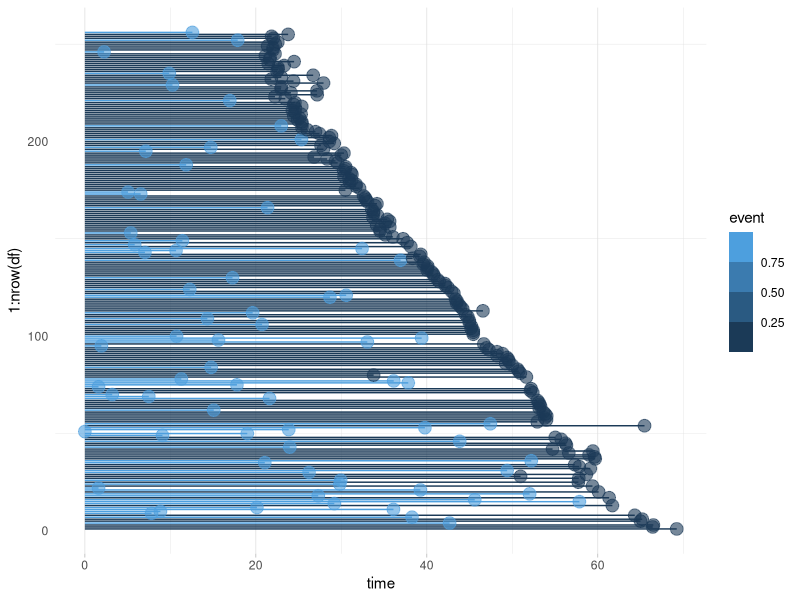

R code for this plot: (Note: this script raises an error after producing the figure.)
## ---- chunk 1
library(tidyverse)
library(survival)
library(survminer)
## ---- chunk 2
# Conjunto de dados utilizado
df <- survminer::myeloma %>% rownames_to_column %>% tibble
head(df)
## ---- chunk 3
## trocar por tempo vs raiz quadrada da contagem
  df %>% 
ggplot(aes(x=1:nrow(df), y=time)) +
  geom_segment( aes(x=1:nrow(df), xend=1:nrow(df), y=0, yend=time, color=event)) +
  geom_point( aes(color=event), size=4, alpha=0.6) +
  scale_color_binned() +
  theme_light() +
  coord_flip() +
  theme(
    panel.grid.major.y = element_blank(),
    panel.border = element_blank(),
    axis.ticks.y = element_blank()
  )
## ---- chunk 4
  km_fit <- survfit(Surv(time, event) ~ 0, data = df)
## ---- chunk 5
ggsurvplot(km_fit)
## ---- chunk 6
summary(km_fit, times = c(0,1:70))
## ---- chunk 7
res.cut <- surv_cutpoint(df, time = "time", event = "event",
                         variables = c("CRIM1", "DEPDC1", "WHSC1",
                                       "CCND1", "IRF4", "TP53"),
                         progressbar = FALSE)
summary(res.cut)
## ---- chunk 8
genes <- c("CCND1", "CRIM1","DEPDC1", "IRF4", "TP53", "WHSC1")
#plotando a distribuicao de cada gene
for(gene in genes){
  print(plot(res.cut, gene, pallete = "npg"))
}
# plot(res.cut, "CRIM1", pallete = "npg")
## ---- chunk 9
res.cat <- surv_categorize(res.cut)
head(res.cat)
## ---- chunk 10
#splots
## ---- chunk 11
#defyning each fit for each gene
fit1 <- survfit(Surv(time, event) ~ CCND1, data = res.cat)
fit2 <- survfit(Surv(time, event) ~ CRIM1, data = res.cat)
fit3 <- survfit(Surv(time, event) ~ DEPDC1, data = res.cat)
fit4 <- survfit(Surv(time, event) ~ IRF4, data = res.cat)
fit5 <- survfit(Surv(time, event) ~ TP53, data = res.cat)
fit6 <- survfit(Surv(time, event) ~ WHSC1, data = res.cat)
#List of ggsurvplots
splots <- list()
splots[[1]] <- ggsurvplot(fit1, data = df, risk.table = TRUE, risk.table.height = 0.3,
                          ggtheme = theme_minimal())
splots[[2]] <- ggsurvplot(fit2, data = df, risk.table = TRUE, risk.table.height = 0.3,
                          ggtheme = theme_minimal())
splots[[3]] <- ggsurvplot(fit3, data = df, risk.table = TRUE, risk.table.height = 0.3,
                          ggtheme = theme_minimal())
splots[[4]] <- ggsurvplot(fit4, data = df, risk.table = TRUE, risk.table.height = 0.3,
                          ggtheme = theme_minimal())
splots[[5]] <- ggsurvplot(fit5, data = df, risk.table = TRUE, risk.table.height = 0.3,
                          ggtheme = theme_minimal())
splots[[6]] <- ggsurvplot(fit6, data = df, risk.table = TRUE, risk.table.height = 0.3,
                          ggtheme = theme_minimal())
#arrange multiple ggsurvplots
arrange_ggsurvplots(splots, print = TRUE, 
                    ncol = 3, nrow = 2)
if (TRUE) {
# Arrange and save into pdf file
res <- arrange_ggsurvplots(splots, print = FALSE)
ggsave("myfile.pdf", res)
}
## ---- chunk 12
#surv <- ggsurvevents()
## ---- chunk 13
  fit <- survfit(Surv(time, event) ~ chr1q21_status, data = df)

ggsurvplot(
   fit,                     # survfit object with calculated statistics.
   data = df,  # data used to fit survival curves. 
   risk.table = TRUE,       # show risk table.
   pval = TRUE,             # show p-value of log-rank test.
   conf.int = TRUE,         # show confidence intervals for 
                            # point estimaes of survival curves.
   xlim = c(0,65),        # present narrower X axis, but not affect
                            # survival estimates.
   break.time.by = 5,     # break X axis in time intervals by 500.
   ggtheme = theme_minimal(), # customize plot and risk table with a theme.
 risk.table.y.text.col = T, # colour risk table text annotations.
  risk.table.y.text = FALSE # show bars instead of names in text annotations
                            # in legend of risk table
)
